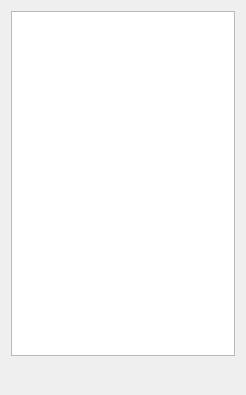
<?xml version="1.0" encoding="UTF-8"?>
<ui version="4.0">
 <class>HistoryDialog</class>
 <widget class="QDialog" name="HistoryDialog">
  <property name="geometry">
   <rect>
    <x>0</x>
    <y>0</y>
    <width>246</width>
    <height>395</height>
   </rect>
  </property>
  <property name="windowTitle">
   <string>Dialog</string>
  </property>
  <layout class="QVBoxLayout" name="verticalLayout">
   <item>
    <widget class="MyHistoryListWidget" name="listWidget"/>
   </item>
   <item>
    <layout class="QHBoxLayout" name="horizontalLayout">
     <item>
      <spacer name="horizontalSpacer">
       <property name="orientation">
        <enum>Qt::Horizontal</enum>
       </property>
       <property name="sizeHint" stdset="0">
        <size>
         <width>40</width>
         <height>20</height>
        </size>
       </property>
      </spacer>
     </item>
     <item>
      <widget class="QPushButton" name="pushButton">
       <property name="text">
        <string/>
       </property>
       <property name="icon">
        <iconset resource="calculator.qrc">
         <normaloff>:/imgsrc/clean.svg</normaloff>:/imgsrc/clean.svg</iconset>
       </property>
       <property name="flat">
        <bool>true</bool>
       </property>
      </widget>
     </item>
    </layout>
   </item>
  </layout>
 </widget>
 <customwidgets>
  <customwidget>
   <class>MyHistoryListWidget</class>
   <extends>QListWidget</extends>
   <header location="global">myhistorylistwidget.h</header>
  </customwidget>
 </customwidgets>
 <resources>
  <include location="calculator.qrc"/>
 </resources>
 <connections/>
</ui>
